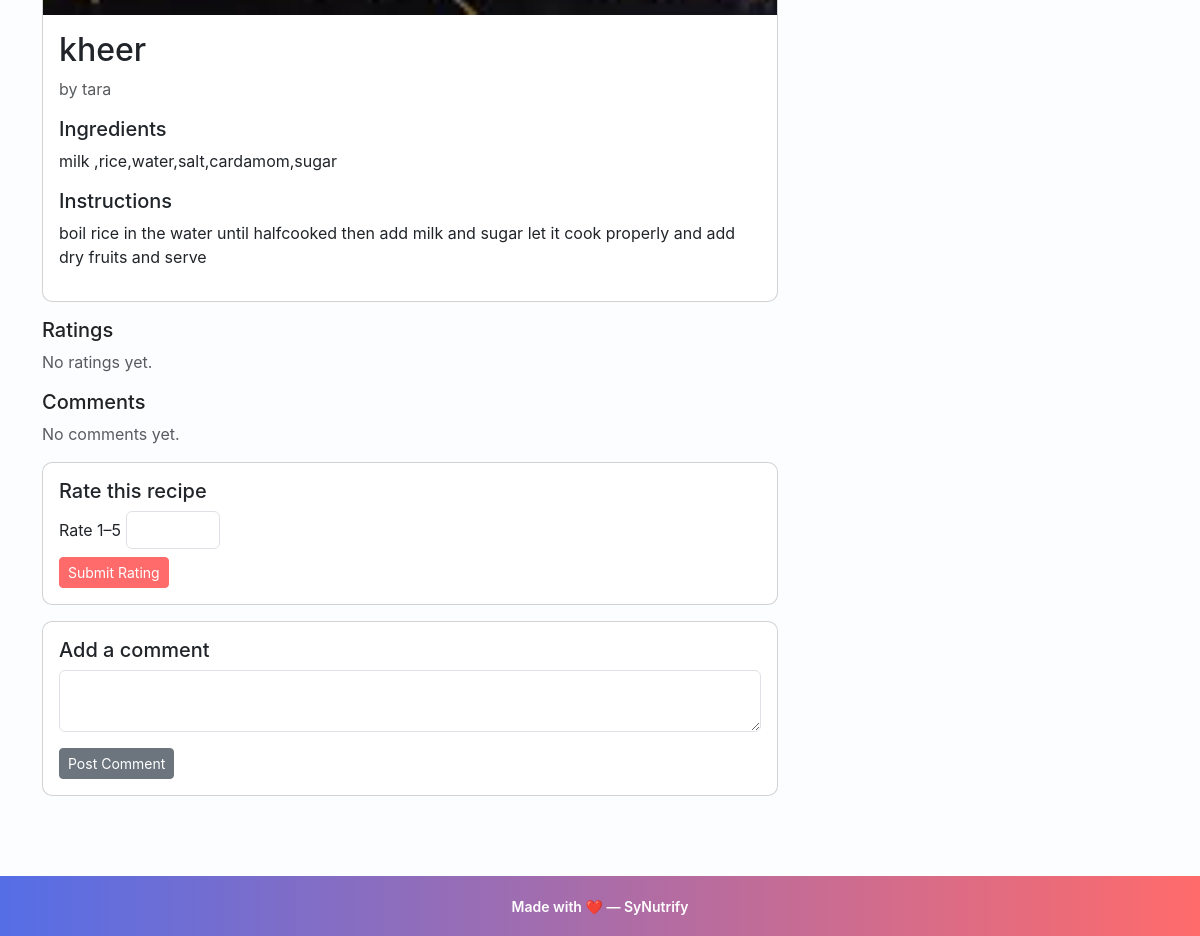
The page /recipe/2 (signed in, lower part) on the database as committed earlier.
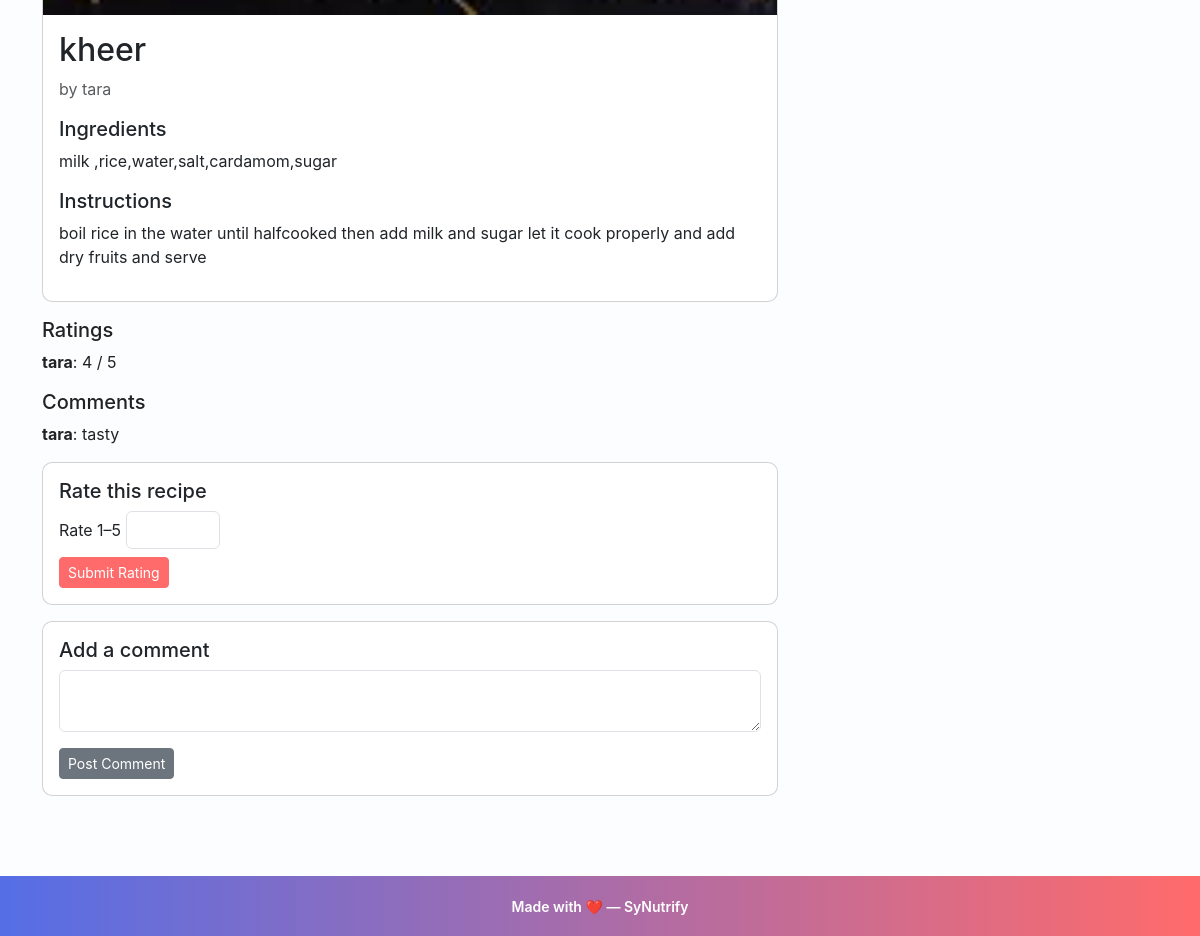
The same page on the database as committed later.
### app.py (models this page shows, shortened)
class Recipe(db.Model):
    id = db.Column(db.Integer, primary_key=True)
    title = db.Column(db.String(150), nullable=False)
    image_url = db.Column(db.String(300))        # New: for recipe image
    ingredients = db.Column(db.Text, nullable=False)
    calories = db.Column(db.Float)
    proteins = db.Column(db.Float)
    fats = db.Column(db.Float)
    carbs = db.Column(db.Float)
    fibers = db.Column(db.Float)
    instructions = db.Column(db.Text, nullable=False)
    youtube_url = db.Column(db.String(300))
    user_id = db.Column(db.Integer, db.ForeignKey("user.id"), nullable=False)
    ratings = db.relationship("Rating", backref="recipe", lazy=True)
    comments = db.relationship("Comment", backref="recipe", lazy=True)

class User(db.Model, UserMixin):
    id = db.Column(db.Integer, primary_key=True)
    username = db.Column(db.String(150), unique=True, nullable=False)
    password_hash = db.Column(db.String(128), nullable=False)
    recipes = db.relationship("Recipe", backref="user", lazy=True)
    ratings = db.relationship("Rating", backref="user", lazy=True)
    comments = db.relationship("Comment", backref="user", lazy=True)

class Rating(db.Model):
    id = db.Column(db.Integer, primary_key=True)
    score = db.Column(db.Integer, nullable=False)  # 1-5
    user_id = db.Column(db.Integer, db.ForeignKey("user.id"), nullable=False)
    recipe_id = db.Column(db.Integer, db.ForeignKey("recipe.id"), nullable=False)

class Comment(db.Model):
    id = db.Column(db.Integer, primary_key=True)
    content = db.Column(db.Text, nullable=False)
    user_id = db.Column(db.Integer, db.ForeignKey("user.id"), nullable=False)
    recipe_id = db.Column(db.Integer, db.ForeignKey("recipe.id"), nullable=False)

### app.py (the view)
@app.route("/recipe/<int:recipe_id>")
@login_required
def recipe_detail(recipe_id):
    recipe = Recipe.query.get_or_404(recipe_id)
    rating_form = RatingForm()
    comment_form = CommentForm()
    is_favorite=any(f.user_id == current_user.id for f in recipe.favorited_by)
    return render_template(
        "recipe_detail.html",
        recipe=recipe,
        rating_form=rating_form,
        comment_form=comment_form,
        is_favorite=is_favorite
    )

### app.py
class RatingForm(FlaskForm):
    score = IntegerField("Rate 1–5", validators=[DataRequired(), NumberRange(min=1, max=5)])
    submit = SubmitField("Submit Rating")

class CommentForm(FlaskForm):
    content = TextAreaField("Add a comment", validators=[DataRequired()])
    submit = SubmitField("Post Comment")

### app.py (called while the page is built)
@login_manager.user_loader
def load_user(user_id):
    return User.query.get(int(user_id))

### templates/recipe_detail.html (shortened to what this page needs)
{% extends "base.html" %}
{% block content %}
  <div class="row">
    <div class="col-md-8">
      <div class="card mb-3">
        {% if recipe.image_url %}
          <img src="{{ recipe.image_url }}" class="card-img-top img-fluid" alt="{{ recipe.title }}">
        {% endif %}
        <div class="card-body">
          <h2 class="card-title">{{ recipe.title }}</h2>
          <p class="text-muted">by {{ recipe.user.username }}</p>
          <h5>Ingredients</h5>
          <p>{{ recipe.ingredients }}</p>
          <h5>Instructions</h5>
          <p>{{ recipe.instructions }}</p>
        </div>
      </div>
      <div class="mb-3">
        <h5>Ratings</h5>
        {% if recipe.ratings %}
          {% for r in recipe.ratings %}
            <div><strong>{{ r.user.username }}</strong>: {{ r.score }} / 5</div>
          {% endfor %}
        {% else %}
          <div class="text-muted">No ratings yet.</div>
        {% endif %}
      </div>
      <div class="mb-3">
        <h5>Comments</h5>
        {% if recipe.comments %}
          {% for c in recipe.comments %}
            <div class="mb-2"><strong>{{ c.user.username }}</strong>: {{ c.content }}</div>
          {% endfor %}
        {% else %}
          <div class="text-muted">No comments yet.</div>
        {% endif %}
      </div>
      {% if current_user.is_authenticated %}
        <div class="card mb-3">
          <div class="card-body">
            <h5>Rate this recipe</h5>
            <form method="post" action="{{ url_for('rate_recipe', recipe_id=recipe.id) }}">
              <div class="mb-2">{{ rating_form.score.label }} {{ rating_form.score(class_='form-control d-inline-block w-auto') }}</div>
              {{ rating_form.submit(class_='btn btn-primary btn-sm') }}
            </form>
          </div>
        </div>
        <div class="card mb-3">
          <div class="card-body">
            <h5>Add a comment</h5>
            <form method="post" action="{{ url_for('comment_recipe', recipe_id=recipe.id) }}">
              <div class="mb-2">{{ comment_form.content(class_='form-control') }}</div>
              {{ comment_form.submit(class_='btn btn-secondary btn-sm mt-2') }}
            </form>
          </div>
        </div>
      {% endif %}
    </div>
    <div class="col-md-4">
    </div>
  </div>
{% endblock %}

### templates/base.html (shortened to what this page needs)
<!doctype html>
<html lang="en">
  <head>
    <link href="https://cdn.jsdelivr.net/npm/bootstrap@5.3.0/dist/css/bootstrap.min.css" rel="stylesheet">
    <link rel="stylesheet" href="{{ url_for('static', filename='css/style.css') }}">
  </head>
  <body>
    <div class="container py-4">
      {% block content %}{% endblock %}
    </div>
    <footer class="footer">
      <div class="container">
  <small>Made with ❤️ — SyNutrify</small>
      </div>
    </footer>
  </body>
</html>

### static/css/style.css (style rules this page uses)
body { background-color: #f7f8fb; color: #333; }
.card { border-radius:10px; }
.footer { margin-top:40px; padding:20px 0; text-align:center; color:#777; }
.img-fluid { max-width:100%; height:auto; }
:root { --primary:#ff6b6b; --accent:#556ee6; --muted:#6c757d; --card-bg:#ffffff; --page-bg:#fcfdff; }
body { background-color: var(--page-bg); color: #222; font-family: Inter, system-ui, -apple-system, 'Segoe UI', Roboto, 'Helvetica Neue', Arial; }
.btn-primary { background: var(--primary); border-color: var(--primary); }
.footer { margin-top:40px; padding:18px 0; text-align:center; color:#fff; background: linear-gradient(90deg,var(--accent), var(--primary)); }
.footer small { font-weight:600; }

Rows that differ between the two databases and show on the page:
added Rating: user.username "tara", score "4"
added Comment: user.username "tara", content "tasty"
Other text that changed with them:
text no longer shown: "No ratings yet. No comments yet."
